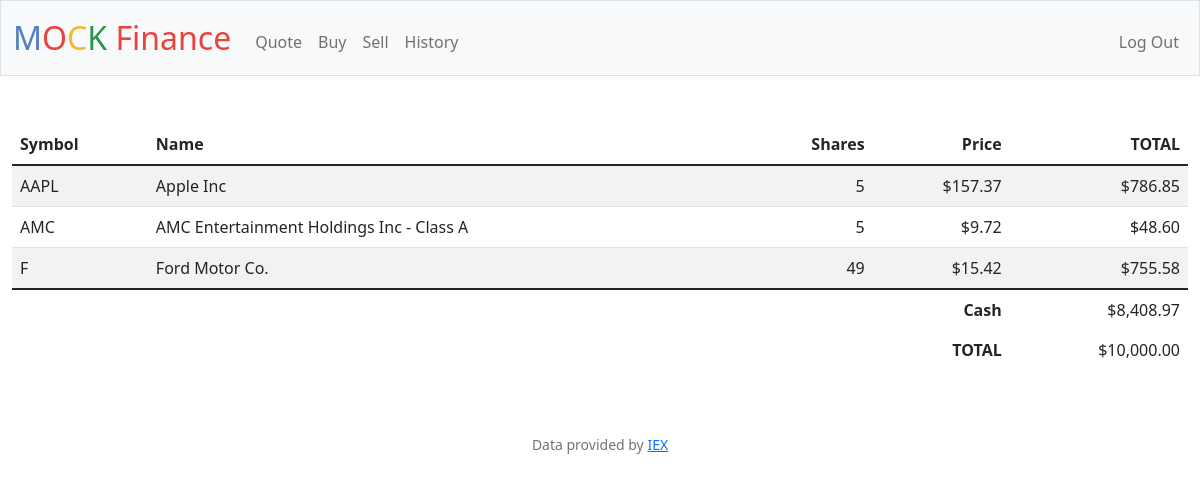
/ (signed in), run on the app's committed database.
### tables this page shows
CREATE TABLE stocks (id INTEGER PRIMARY KEY AUTOINCREMENT, user_id INTEGER NOT NULL, name TEXT NOT NULL, shares INTEGER NOT NULL, price NUMERIC NOT NULL, symbol TEXT NOT NULL, time TIMESTAMP DEFAULT CURRENT_TIMESTAMP, FOREIGN KEY(user_id) REFERENCES users(id));

CREATE TABLE users (id INTEGER PRIMARY KEY AUTOINCREMENT NOT NULL, username TEXT NOT NULL, hash TEXT NOT NULL, cash NUMERIC NOT NULL DEFAULT 10000.00);

### app.py (the view)
@app.route("/")
@login_required
def index():
    db.execute("CREATE TABLE IF NOT EXISTS stocks (id INTEGER PRIMARY KEY AUTOINCREMENT, user_id INTEGER NOT NULL, name TEXT NOT NULL, shares INTEGER NOT NULL, price NUMERIC NOT NULL, symbol TEXT NOT NULL, time TIMESTAMP DEFAULT CURRENT_TIMESTAMP, FOREIGN KEY(user_id) REFERENCES users(id));")
    user_id = session["user_id"]
    stocks = db.execute(
        "SELECT symbol, name, price, SUM(shares) as total_shares FROM stocks WHERE user_id = ? GROUP BY symbol;", user_id)
    cash = db.execute("SELECT cash FROM users WHERE id = ?", user_id)[0]["cash"]
    total = cash
    print(total)
    for i in range(len(stocks) - 1, -1, -1):
        stock = stocks[i]
        total += (stock["price"] * stock["total_shares"])
        if stock["total_shares"] == 0:
            stocks.pop(i)
    return render_template("index.html", stocks=stocks, cash=cash, total=total, usd=usd)

### app.py (called while the page is built)
@app.after_request
def after_request(response):
    response.headers["Cache-Control"] = "no-cache, no-store, must-revalidate"
    response.headers["Expires"] = 0
    response.headers["Pragma"] = "no-cache"
    return response

### helpers.py (called while the page is built)
def login_required(f):
    @wraps(f)
    def decorated_function(*args, **kwargs):
        if session.get("user_id") is None:
            return redirect("/login")
        return f(*args, **kwargs)
    return decorated_function

def usd(value):
    return f"${value:,.2f}"

### templates/index.html (shortened to what this page needs)
{% extends "layout.html" %}
{% block main %}
<table class="table table-striped">
    <thead>
        <tr>
            <th class="text-start">Symbol</th>
            <th class="text-start">Name</th>
            <th class="text-end">Shares</th>
            <th class="text-end">Price</th>
            <th class="text-end">TOTAL</th>
        </tr>
    </thead>
    <tbody>
        {% for stock in stocks %}
            <tr>
                <td class="text-start">{{ stock["symbol"] }}</th>
                <td class="text-start">{{ stock["name"] }}</th>
                <td class="text-end">{{ stock["total_shares"] }}</th>
                <td class="text-end">{{ usd(stock["price"]) }}</th>
                <td class="text-end">{{ usd(stock["price"] * stock["total_shares"]) }}</th>
            </tr>
        {% endfor %}
    </tbody>
    <tfoot>
        <tr>
            <td class="border-0 fw-bold text-end" colspan="4">Cash</td>
            <td class="border-0 text-end" colspan="4">{{ usd(cash) }}</td>
        </tr>
        <tr>
            <td class="border-0 fw-bold text-end" colspan="4">TOTAL</td>
            <td class="border-0 text-end" colspan="4">{{ usd(total) }}</td>
        </tr>
    </tfoot>
</table>
{% endblock %}

### data on the page
stocks: symbol "AAPL", name "Apple Inc", total_shares "5", price "$157.37", price "$786.85"
users: cash "$8,408.97"

### other printed values
{{ stock["symbol"] }} "AMC" "F"
{{ stock["name"] }} "AMC Entertainment Holdings Inc - Class A" "Ford Motor Co."
{{ stock["total_shares"] }} "5" "49"
{{ usd(stock["price"]) }} "$9.72" "$15.42"
{{ usd(stock["price"] * stock["total_shares"]) }} "$48.60" "$755.58"
{{ usd(total) }} "$10,000.00"
